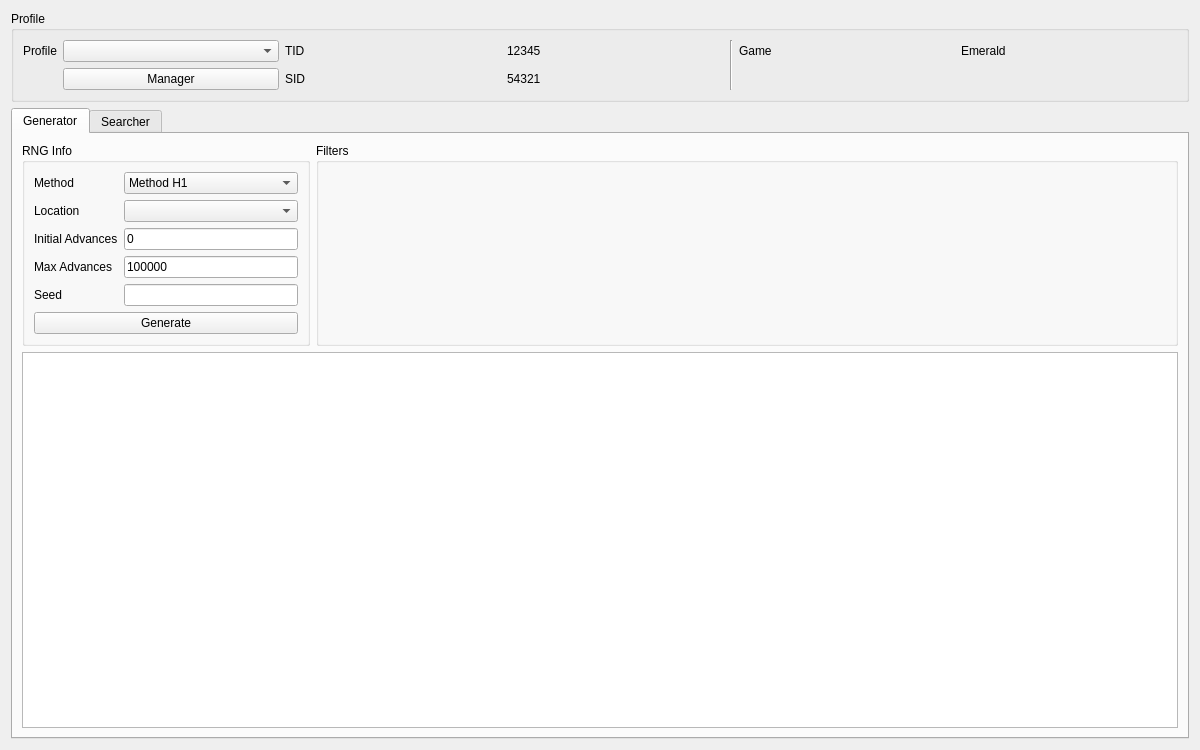
<?xml version="1.0" encoding="UTF-8"?>
<ui version="4.0">
 <class>Unown3</class>
 <widget class="QWidget" name="Unown3">
  <property name="geometry">
   <rect>
    <x>0</x>
    <y>0</y>
    <width>1200</width>
    <height>750</height>
   </rect>
  </property>
  <property name="minimumSize">
   <size>
    <width>1200</width>
    <height>700</height>
   </size>
  </property>
  <property name="windowTitle">
   <string>Gen 3 Unown</string>
  </property>
  <property name="windowIcon">
   <iconset>
    <normaloff>../../pokefinder.ico</normaloff>../../pokefinder.ico</iconset>
  </property>
  <property name="layoutDirection">
   <enum>Qt::LeftToRight</enum>
  </property>
  <layout class="QGridLayout" name="gridLayout_7">
   <item row="0" column="0">
    <widget class="QGroupBox" name="groupBoxProfile">
     <property name="title">
      <string>Profile</string>
     </property>
     <layout class="QGridLayout" name="gridLayout_4">
      <item row="0" column="3">
       <widget class="QLabel" name="labelProfileTIDValue">
        <property name="text">
         <string notr="true">12345</string>
        </property>
       </widget>
      </item>
      <item row="1" column="1">
       <widget class="QPushButton" name="pushButtonProfileManager">
        <property name="text">
         <string>Manager</string>
        </property>
       </widget>
      </item>
      <item row="0" column="4" rowspan="2">
       <widget class="Line" name="line">
        <property name="orientation">
         <enum>Qt::Vertical</enum>
        </property>
       </widget>
      </item>
      <item row="0" column="5">
       <widget class="QLabel" name="labelProfileGame">
        <property name="text">
         <string>Game</string>
        </property>
       </widget>
      </item>
      <item row="1" column="2">
       <widget class="QLabel" name="labelProfileSID">
        <property name="text">
         <string>SID</string>
        </property>
       </widget>
      </item>
      <item row="0" column="6">
       <widget class="QLabel" name="labelProfileGameValue">
        <property name="text">
         <string>Emerald</string>
        </property>
       </widget>
      </item>
      <item row="0" column="0">
       <widget class="QLabel" name="labelProfile">
        <property name="sizePolicy">
         <sizepolicy hsizetype="Fixed" vsizetype="Preferred">
          <horstretch>0</horstretch>
          <verstretch>0</verstretch>
         </sizepolicy>
        </property>
        <property name="text">
         <string>Profile</string>
        </property>
       </widget>
      </item>
      <item row="0" column="1">
       <widget class="QComboBox" name="comboBoxProfiles"/>
      </item>
      <item row="0" column="2">
       <widget class="QLabel" name="labelProfileTID">
        <property name="text">
         <string>TID</string>
        </property>
       </widget>
      </item>
      <item row="1" column="3">
       <widget class="QLabel" name="labelProfileSIDValue">
        <property name="text">
         <string notr="true">54321</string>
        </property>
       </widget>
      </item>
     </layout>
    </widget>
   </item>
   <item row="1" column="0">
    <widget class="QTabWidget" name="tabRNGSelector">
     <property name="currentIndex">
      <number>0</number>
     </property>
     <widget class="QWidget" name="tabStationary">
      <attribute name="title">
       <string>Generator</string>
      </attribute>
      <layout class="QGridLayout" name="gridLayout_5">
       <item row="0" column="0">
        <widget class="QGroupBox" name="groupBoxGeneratorRNGInfo">
         <property name="sizePolicy">
          <sizepolicy hsizetype="Preferred" vsizetype="Preferred">
           <horstretch>1</horstretch>
           <verstretch>0</verstretch>
          </sizepolicy>
         </property>
         <property name="title">
          <string>RNG Info</string>
         </property>
         <layout class="QGridLayout" name="gridLayout_3">
          <item row="2" column="0">
           <widget class="QLabel" name="labelGeneratorInitialAdvances">
            <property name="sizePolicy">
             <sizepolicy hsizetype="Fixed" vsizetype="Preferred">
              <horstretch>0</horstretch>
              <verstretch>0</verstretch>
             </sizepolicy>
            </property>
            <property name="text">
             <string>Initial Advances</string>
            </property>
           </widget>
          </item>
          <item row="2" column="1">
           <widget class="TextBox" name="textBoxGeneratorInitialAdvances">
            <property name="inputMask">
             <string/>
            </property>
            <property name="text">
             <string notr="true">0</string>
            </property>
           </widget>
          </item>
          <item row="1" column="0">
           <widget class="QLabel" name="labelGeneratorLocation">
            <property name="sizePolicy">
             <sizepolicy hsizetype="Fixed" vsizetype="Preferred">
              <horstretch>0</horstretch>
              <verstretch>0</verstretch>
             </sizepolicy>
            </property>
            <property name="text">
             <string>Location</string>
            </property>
           </widget>
          </item>
          <item row="0" column="0">
           <widget class="QLabel" name="labelGeneratorMethod">
            <property name="sizePolicy">
             <sizepolicy hsizetype="Fixed" vsizetype="Preferred">
              <horstretch>0</horstretch>
              <verstretch>0</verstretch>
             </sizepolicy>
            </property>
            <property name="text">
             <string>Method</string>
            </property>
           </widget>
          </item>
          <item row="4" column="0">
           <widget class="QLabel" name="labelGeneratorSeed">
            <property name="sizePolicy">
             <sizepolicy hsizetype="Fixed" vsizetype="Preferred">
              <horstretch>0</horstretch>
              <verstretch>0</verstretch>
             </sizepolicy>
            </property>
            <property name="text">
             <string>Seed</string>
            </property>
           </widget>
          </item>
          <item row="3" column="1">
           <widget class="TextBox" name="textBoxGeneratorMaxAdvances">
            <property name="inputMask">
             <string/>
            </property>
            <property name="text">
             <string notr="true">100000</string>
            </property>
           </widget>
          </item>
          <item row="5" column="0" colspan="2">
           <widget class="QPushButton" name="pushButtonGenerate">
            <property name="enabled">
             <bool>true</bool>
            </property>
            <property name="text">
             <string>Generate</string>
            </property>
            <property name="checkable">
             <bool>false</bool>
            </property>
            <property name="autoDefault">
             <bool>false</bool>
            </property>
           </widget>
          </item>
          <item row="4" column="1">
           <widget class="TextBox" name="textBoxGeneratorSeed">
            <property name="inputMask">
             <string/>
            </property>
            <property name="text">
             <string/>
            </property>
            <property name="cursorPosition">
             <number>0</number>
            </property>
            <property name="alignment">
             <set>Qt::AlignCenter</set>
            </property>
            <property name="clearButtonEnabled">
             <bool>false</bool>
            </property>
           </widget>
          </item>
          <item row="1" column="1">
           <widget class="QComboBox" name="comboBoxGeneratorLocation"/>
          </item>
          <item row="3" column="0">
           <widget class="QLabel" name="labelGeneratorMaxAdvances">
            <property name="sizePolicy">
             <sizepolicy hsizetype="Fixed" vsizetype="Preferred">
              <horstretch>0</horstretch>
              <verstretch>0</verstretch>
             </sizepolicy>
            </property>
            <property name="text">
             <string>Max Advances</string>
            </property>
           </widget>
          </item>
          <item row="0" column="1">
           <widget class="ComboBox" name="comboBoxGeneratorMethod">
            <property name="layoutDirection">
             <enum>Qt::LeftToRight</enum>
            </property>
            <property name="editable">
             <bool>false</bool>
            </property>
            <property name="frame">
             <bool>true</bool>
            </property>
            <item>
             <property name="text">
              <string>Method H1</string>
             </property>
            </item>
            <item>
             <property name="text">
              <string>Method H2</string>
             </property>
            </item>
            <item>
             <property name="text">
              <string>Method H4</string>
             </property>
            </item>
           </widget>
          </item>
         </layout>
        </widget>
       </item>
       <item row="0" column="1">
        <widget class="QGroupBox" name="groupBoxGeneratorFilters">
         <property name="sizePolicy">
          <sizepolicy hsizetype="Preferred" vsizetype="Preferred">
           <horstretch>3</horstretch>
           <verstretch>0</verstretch>
          </sizepolicy>
         </property>
         <property name="title">
          <string>Filters</string>
         </property>
         <layout class="QGridLayout" name="gridLayout">
          <item row="0" column="0" rowspan="2">
           <widget class="UnownFilter" name="filterGenerator" native="true"/>
          </item>
         </layout>
        </widget>
       </item>
       <item row="1" column="0" colspan="2">
        <widget class="TableView" name="tableViewGenerator">
         <property name="contextMenuPolicy">
          <enum>Qt::CustomContextMenu</enum>
         </property>
         <property name="editTriggers">
          <set>QAbstractItemView::NoEditTriggers</set>
         </property>
         <property name="sortingEnabled">
          <bool>false</bool>
         </property>
         <attribute name="horizontalHeaderMinimumSectionSize">
          <number>78</number>
         </attribute>
         <attribute name="horizontalHeaderDefaultSectionSize">
          <number>78</number>
         </attribute>
         <attribute name="verticalHeaderVisible">
          <bool>false</bool>
         </attribute>
         <attribute name="verticalHeaderMinimumSectionSize">
          <number>20</number>
         </attribute>
         <attribute name="verticalHeaderDefaultSectionSize">
          <number>21</number>
         </attribute>
        </widget>
       </item>
      </layout>
     </widget>
     <widget class="QWidget" name="tabSpreadSearcher">
      <attribute name="title">
       <string>Searcher</string>
      </attribute>
      <layout class="QGridLayout" name="gridLayout_8">
       <item row="2" column="0" colspan="2">
        <widget class="TableView" name="tableViewSearcher">
         <property name="contextMenuPolicy">
          <enum>Qt::CustomContextMenu</enum>
         </property>
         <property name="editTriggers">
          <set>QAbstractItemView::NoEditTriggers</set>
         </property>
         <property name="sortingEnabled">
          <bool>true</bool>
         </property>
         <attribute name="horizontalHeaderMinimumSectionSize">
          <number>78</number>
         </attribute>
         <attribute name="horizontalHeaderDefaultSectionSize">
          <number>78</number>
         </attribute>
         <attribute name="verticalHeaderVisible">
          <bool>false</bool>
         </attribute>
         <attribute name="verticalHeaderMinimumSectionSize">
          <number>20</number>
         </attribute>
         <attribute name="verticalHeaderDefaultSectionSize">
          <number>21</number>
         </attribute>
        </widget>
       </item>
       <item row="1" column="0" colspan="2">
        <widget class="QProgressBar" name="progressBar">
         <property name="value">
          <number>0</number>
         </property>
        </widget>
       </item>
       <item row="0" column="1">
        <widget class="QGroupBox" name="groupBoxSearcherFilters">
         <property name="sizePolicy">
          <sizepolicy hsizetype="Preferred" vsizetype="Preferred">
           <horstretch>3</horstretch>
           <verstretch>0</verstretch>
          </sizepolicy>
         </property>
         <property name="title">
          <string>Filters</string>
         </property>
         <layout class="QGridLayout" name="gridLayout_2">
          <item row="0" column="0" rowspan="2">
           <widget class="UnownFilter" name="filterSearcher" native="true"/>
          </item>
         </layout>
        </widget>
       </item>
       <item row="0" column="0">
        <widget class="QGroupBox" name="groupBoxSearcherRNGInfo">
         <property name="sizePolicy">
          <sizepolicy hsizetype="Preferred" vsizetype="Preferred">
           <horstretch>1</horstretch>
           <verstretch>0</verstretch>
          </sizepolicy>
         </property>
         <property name="title">
          <string>RNG Info</string>
         </property>
         <layout class="QGridLayout" name="gridLayout_6">
          <item row="0" column="0">
           <widget class="QLabel" name="labelSearcherMethod">
            <property name="sizePolicy">
             <sizepolicy hsizetype="Fixed" vsizetype="Preferred">
              <horstretch>0</horstretch>
              <verstretch>0</verstretch>
             </sizepolicy>
            </property>
            <property name="text">
             <string>Method</string>
            </property>
           </widget>
          </item>
          <item row="1" column="0" colspan="2">
           <layout class="QHBoxLayout" name="horizontalLayout">
            <item>
             <widget class="QPushButton" name="pushButtonSearch">
              <property name="enabled">
               <bool>true</bool>
              </property>
              <property name="text">
               <string>Search</string>
              </property>
              <property name="checkable">
               <bool>false</bool>
              </property>
              <property name="autoDefault">
               <bool>false</bool>
              </property>
             </widget>
            </item>
            <item>
             <widget class="QPushButton" name="pushButtonCancel">
              <property name="enabled">
               <bool>false</bool>
              </property>
              <property name="text">
               <string>Cancel</string>
              </property>
             </widget>
            </item>
           </layout>
          </item>
          <item row="0" column="1">
           <widget class="ComboBox" name="comboBoxSearcherMethod">
            <property name="layoutDirection">
             <enum>Qt::LeftToRight</enum>
            </property>
            <property name="editable">
             <bool>false</bool>
            </property>
            <property name="frame">
             <bool>true</bool>
            </property>
            <item>
             <property name="text">
              <string>Method H1</string>
             </property>
            </item>
            <item>
             <property name="text">
              <string>Method H2</string>
             </property>
            </item>
            <item>
             <property name="text">
              <string>Method H4</string>
             </property>
            </item>
           </widget>
          </item>
         </layout>
        </widget>
       </item>
      </layout>
     </widget>
    </widget>
   </item>
  </layout>
 </widget>
 <customwidgets>
  <customwidget>
   <class>TextBox</class>
   <extends>QLineEdit</extends>
   <header>Forms/Controls/TextBox.hpp</header>
  </customwidget>
  <customwidget>
   <class>ComboBox</class>
   <extends>QComboBox</extends>
   <header>Forms/Controls/ComboBox.hpp</header>
  </customwidget>
  <customwidget>
   <class>TableView</class>
   <extends>QTableView</extends>
   <header>Forms/Controls/TableView.hpp</header>
  </customwidget>
  <customwidget>
   <class>UnownFilter</class>
   <extends>QWidget</extends>
   <header>Forms/Controls/UnownFilter.hpp</header>
   <container>1</container>
  </customwidget>
 </customwidgets>
 <tabstops>
  <tabstop>comboBoxProfiles</tabstop>
  <tabstop>pushButtonProfileManager</tabstop>
  <tabstop>tabRNGSelector</tabstop>
  <tabstop>comboBoxGeneratorMethod</tabstop>
  <tabstop>comboBoxGeneratorLocation</tabstop>
  <tabstop>textBoxGeneratorInitialAdvances</tabstop>
  <tabstop>textBoxGeneratorMaxAdvances</tabstop>
  <tabstop>textBoxGeneratorSeed</tabstop>
  <tabstop>pushButtonGenerate</tabstop>
  <tabstop>tableViewGenerator</tabstop>
  <tabstop>comboBoxSearcherMethod</tabstop>
  <tabstop>pushButtonSearch</tabstop>
  <tabstop>pushButtonCancel</tabstop>
  <tabstop>tableViewSearcher</tabstop>
 </tabstops>
 <resources/>
 <connections/>
</ui>
